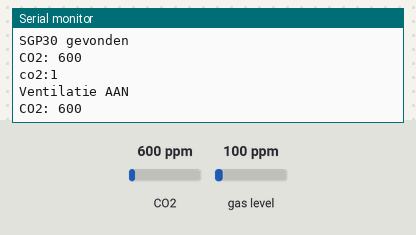
Recording of a sketch running on a simulated ESP8266 (Wemos D1 mini). Parts: the last lines printed to the serial monitor. The inputs (shaded band) are chosen by the test bench; at power-on: CO2 600 ppm, gas level 100 ppm. WiFi joins after 1.5 s; servers stay silent unless stated.

Above: at 2.7 s.
2.8 s: CO2 set to 424 ppm
At 3.9 s:
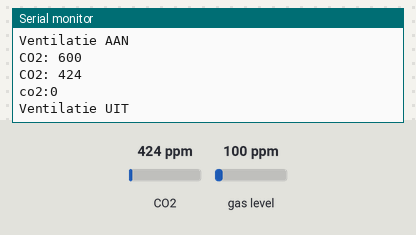
5.0 s: CO2 set to 452 ppm
At 6.3 s:
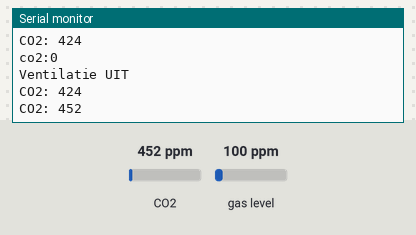
Timing chart, 0 to 8.0 s (numbered marks = the images above; inputs shaded):
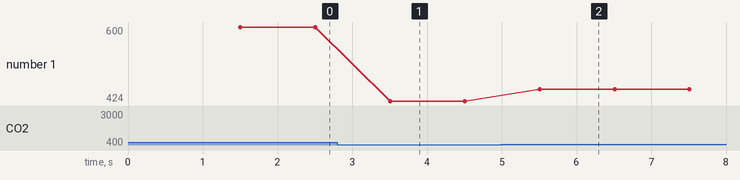

The sketch:

CO2_ventilatie.ino
```cpp
/*!
 * @file CO2_ventilatie.ino
 * @brief Hoofdprogramma voor de CO2-ventilatiemodule binnen het PES restaurantproject.
 *
 * Dit bestand bevat de hoofdlogica voor de Wemos D1 Mini die gebruikt wordt
 * voor het meten van de luchtkwaliteit in het restaurant/keukengedeelte.
 *
 * De Wemos maakt verbinding met het WiFi-netwerk, leest de CO2/eCO2-waarde uit
 * via de AirQualitySensor-klasse en stuurt via de WifiServerManager-klasse
 * een bericht naar Raspberry Pi-A wanneer de ventilatiestatus verandert.
 *
 * Bij een CO2-waarde hoger dan 500 ppm wordt het bericht "co2:1" verstuurd.
 * Dit betekent dat de ventilatie ingeschakeld moet worden.
 *
 * Bij een CO2-waarde lager dan 450 ppm wordt het bericht "co2:0" verstuurd.
 * Dit betekent dat de ventilatie weer uitgeschakeld mag worden.
 *
 * @author Arbër Deda
 * @date 2026
 */

#include "WifiServerManager.h"
#include "AirQualitySensor.h"

/*!
 * @brief Object voor WiFi- en socketcommunicatie met Raspberry Pi-A.
 *
 * Dit object beheert de verbinding tussen de Wemos D1 Mini en Raspberry Pi-A.
 * De Wemos gebruikt hierbij het opgegeven WiFi-netwerk en wacht op communicatie
 * via de WifiServerManager-klasse.
 */
WifiServerManager wifi(
    "RasberrypiWifi",
    "raspberry1#"
);

/*!
 * @brief Object voor het uitlezen van de luchtkwaliteitssensor.
 *
 * Dit object wordt gebruikt om de SGP30-sensor te initialiseren en de actuele
 * CO2/eCO2-waarde op te vragen tijdens de werking van het programma.
 */
AirQualitySensor sensor;

/*!
 * @brief Houdt bij of de ventilatie momenteel ingeschakeld is.
 *
 * Deze variabele voorkomt dat hetzelfde ventilatiebericht continu opnieuw
 * wordt verstuurd. Alleen wanneer de status verandert, wordt een nieuw bericht
 * naar Raspberry Pi-A gestuurd.
 */
bool ventilationOn = false;

/*!
 * @brief Initialiseert de seriële communicatie, WiFi-verbinding en CO2-sensor.
 *
 * Deze functie wordt één keer uitgevoerd wanneer de Wemos D1 Mini opstart.
 * Eerst wordt de seriële monitor gestart voor debug-informatie. Daarna wordt
 * de WiFi-server gestart en wordt gecontroleerd of de SGP30-sensor gevonden is.
 *
 * Als de sensor niet gevonden wordt, wordt een foutmelding geprint en blijft
 * het programma in een oneindige lus staan. Als de sensor wel gevonden wordt,
 * wordt dit gemeld via de seriële monitor.
 *
 * @return Geen returnwaarde.
 */
void setup()
{
    Serial.begin(115200);

    wifi.begin();

    if(!sensor.begin())
    {
        Serial.println("SGP30 niet gevonden");

        while(true);
    }

    Serial.println("SGP30 gevonden");
}

/*!
 * @brief Hoofdlus van het programma.
 *
 * Deze functie wordt continu herhaald zolang de Wemos D1 Mini actief is.
 * In elke iteratie wordt gecontroleerd of er een client verbonden is, wordt
 * de luchtkwaliteitssensor bijgewerkt en wordt de actuele CO2/eCO2-waarde
 * uitgelezen.
 *
 * Wanneer de CO2-waarde boven de ingestelde bovengrens komt en de ventilatie
 * nog niet aan staat, wordt de ventilatiestatus op aan gezet en wordt het
 * bericht "co2:1" verstuurd.
 *
 * Wanneer de CO2-waarde onder de ingestelde ondergrens komt en de ventilatie
 * nog aan staat, wordt de ventilatiestatus op uit gezet en wordt het bericht
 * "co2:0" verstuurd.
 *
 * Door twee verschillende grenswaarden te gebruiken, 500 ppm voor inschakelen
 * en 450 ppm voor uitschakelen, wordt voorkomen dat de ventilatie snel achter
 * elkaar aan en uit schakelt bij kleine meetverschillen.
 *
 * @return Geen returnwaarde.
 */
void loop()
{
    wifi.checkClient();

    sensor.update();

    uint16_t co2 = sensor.getCO2();

    Serial.print("CO2: ");
    Serial.println(co2);

    if(co2 > 500 && !ventilationOn)
    {
        ventilationOn = true;

        wifi.sendMessage("co2:1");

        Serial.println("Ventilatie AAN");
    }

    else if(co2 < 450 && ventilationOn)
    {
        ventilationOn = false;

        wifi.sendMessage("co2:0");

        Serial.println("Ventilatie UIT");
    }

    delay(1000);
}
```

AirQualitySensor.cpp
```cpp
/*!
 * @file AirQualitySensor.cpp
 * @brief Implementatie van de AirQualitySensor-klasse.
 *
 * Dit bestand bevat de functies voor het initialiseren en uitlezen van de
 * SGP30-luchtkwaliteitssensor. De sensor meet eCO2 en TVOC waarden en slaat
 * deze intern op, zodat andere delen van het programma deze waarden kunnen
 * opvragen.
 *
 * Deze klasse wordt gebruikt binnen de CO2-ventilatiemodule van het
 * PES restaurantproject.
 *
 * @author Arbër Deda
 * @date 2026
 */

#include "AirQualitySensor.h"

/*!
 * @brief Initialiseert de I2C-bus en de SGP30-sensor.
 *
 * Deze functie start de I2C-communicatie op de Wemos D1 Mini met SDA op D2
 * en SCL op D1. Daarna wordt gecontroleerd of de SGP30-sensor correct gevonden
 * en gestart kan worden.
 *
 * @return true als de SGP30-sensor succesvol gestart is, false als de sensor
 * niet gevonden of niet correct geïnitialiseerd kan worden.
 */
bool AirQualitySensor::begin()
{
    Wire.begin(D2, D1);

    return sgp.begin();
}

/*!
 * @brief Werkt de gemeten luchtkwaliteitswaarden bij.
 *
 * Deze functie voert een IAQ-meting uit met de SGP30-sensor. Wanneer de meting
 * succesvol is, worden de actuele eCO2- en TVOC-waarden opgeslagen in de
 * interne variabelen van de klasse.
 *
 * @return Geen returnwaarde.
 */
void AirQualitySensor::update()
{
    if(sgp.IAQmeasure())
    {
        eco2 = sgp.eCO2;
        tvoc = sgp.TVOC;
    }
}

/*!
 * @brief Geeft de laatst gemeten eCO2-waarde terug.
 *
 * De eCO2-waarde wordt gebruikt om te bepalen of de ventilatie aan of uit
 * moet worden gezet binnen het restaurant/keukengedeelte.
 *
 * @return De laatst gemeten eCO2-waarde in ppm.
 */
uint16_t AirQualitySensor::getCO2()
{
    return eco2;
}

/*!
 * @brief Geeft de laatst gemeten TVOC-waarde terug.
 *
 * De TVOC-waarde geeft een indicatie van vluchtige organische stoffen in de
 * lucht. Deze waarde wordt opgeslagen zodat deze eventueel gebruikt kan worden
 * voor monitoring of uitbreiding van het systeem.
 *
 * @return De laatst gemeten TVOC-waarde.
 */
uint16_t AirQualitySensor::getTVOC()
{
    return tvoc;
}
```

AirQualitySensor.h
```cpp
/*!
 * @file AirQualitySensor.h
 * @brief Declaratie van de AirQualitySensor-klasse.
 *
 * Dit headerbestand bevat de klasse die verantwoordelijk is voor het aansturen
 * en uitlezen van de SGP30-luchtkwaliteitssensor. De klasse maakt gebruik van
 * de Adafruit_SGP30-library en levert functies om eCO2- en TVOC-waarden op te
 * vragen.
 *
 * Deze klasse wordt gebruikt door het hoofdprogramma van de CO2-ventilatiemodule.
 *
 * @author Arbër Deda
 * @date 2026
 */

#ifndef AIRQUALITYSENSOR_H
#define AIRQUALITYSENSOR_H

#include <Arduino.h>
#include <Wire.h>
#include "Adafruit_SGP30.h"

/*!
 * @class AirQualitySensor
 * @brief Klasse voor het initialiseren en uitlezen van de SGP30-luchtkwaliteitssensor.
 *
 * De AirQualitySensor-klasse beheert de communicatie met de SGP30-sensor.
 * De klasse initialiseert de sensor via I2C, voert metingen uit en slaat de
 * laatst gemeten eCO2- en TVOC-waarden op.
 *
 * Binnen het PES restaurantproject wordt vooral de eCO2-waarde gebruikt om
 * te bepalen of de ventilatie ingeschakeld of uitgeschakeld moet worden.
 */
class AirQualitySensor
{
private:
    /*!
     * @brief Object van de Adafruit SGP30-library.
     *
     * Dit object verzorgt de directe communicatie met de fysieke SGP30-sensor.
     */
    Adafruit_SGP30 sgp;

    /*!
     * @brief Laatst gemeten eCO2-waarde.
     *
     * Deze waarde wordt gebruikt als CO2-indicatie voor de ventilatieregeling.
     */
    uint16_t eco2;

    /*!
     * @brief Laatst gemeten TVOC-waarde.
     *
     * Deze waarde geeft een indicatie van vluchtige organische stoffen in de lucht.
     */
    uint16_t tvoc;

public:
    /*!
     * @brief Initialiseert de I2C-verbinding en de SGP30-sensor.
     *
     * @return true als de sensor correct gestart is, false als initialisatie mislukt.
     */
    bool begin();

    /*!
     * @brief Voert een nieuwe meting uit en werkt de interne sensorwaarden bij.
     *
     * @return Geen returnwaarde.
     */
    void update();

    /*!
     * @brief Geeft de laatst opgeslagen eCO2-waarde terug.
     *
     * @return De laatst gemeten eCO2-waarde in ppm.
     */
    uint16_t getCO2();

    /*!
     * @brief Geeft de laatst opgeslagen TVOC-waarde terug.
     *
     * @return De laatst gemeten TVOC-waarde.
     */
    uint16_t getTVOC();
};

#endif
```

wifiservermanager.cpp
```cpp
/*!
 * @file WifiServerManager.cpp
 * @brief Implementatie van de WifiServerManager-klasse.
 *
 * Dit bestand bevat de functies voor het opzetten en beheren van de WiFi-
 * en TCP-servercommunicatie op de Wemos D1 Mini. De klasse maakt het mogelijk
 * dat Raspberry Pi-A verbinding maakt met de Wemos en berichten ontvangt of
 * verstuurt.
 *
 * Deze module wordt gebruikt binnen de CO2-ventilatiemodule van het
 * PES restaurantproject.
 *
 * @author Arbër Deda
 * @date 2026
 */

#include "WifiServerManager.h"

/*!
 * @brief Constructor van de WifiServerManager-klasse.
 *
 * Deze constructor slaat de SSID en het wachtwoord van het WiFi-netwerk op
 * en initialiseert de TCP-server op poort 9092.
 *
 * @param s De naam van het WiFi-netwerk waarmee de Wemos verbinding maakt.
 * @param p Het wachtwoord van het WiFi-netwerk.
 */
WifiServerManager::WifiServerManager(const char* s, const char* p) : server(9092)
{
    ssid = s;
    password = p;
}

/*!
 * @brief Start de WiFi-verbinding en de TCP-server.
 *
 * Deze functie stelt eerst de hostname van de Wemos in op "co2sensor".
 * Daarna wordt verbinding gemaakt met het opgegeven WiFi-netwerk.
 * Zodra de WiFi-verbinding actief is, wordt de TCP-server gestart.
 *
 * Het IP-adres van de Wemos wordt via de seriële monitor weergegeven, zodat
 * gecontroleerd kan worden of de module correct verbonden is.
 *
 * @return Geen returnwaarde.
 */
void WifiServerManager::begin() {
    WiFi.hostname("co2sensor");
    WiFi.begin(ssid, password);

    while (WiFi.status() != WL_CONNECTED) {
        delay(500);
    }

    server.begin();

    Serial.println("WiFi connected");
    Serial.println(WiFi.localIP());
}

/*!
 * @brief Controleert of er een client verbonden is.
 *
 * Deze functie kijkt of er al een actieve clientverbinding bestaat. Als er geen
 * client verbonden is, wordt gecontroleerd of een nieuwe client verbinding wil
 * maken met de TCP-server.
 *
 * Wanneer een client verbinding maakt, wordt dit gemeld via de seriële monitor.
 *
 * @return Geen returnwaarde.
 */
void WifiServerManager::checkClient() {
    if (!client || !client.connected()) {
        client = server.available();

        if(client)
        {
            Serial.println("Client connected!");
        }
    }
}

/*!
 * @brief Verstuurt een tekstbericht naar de verbonden client.
 *
 * Deze functie controleert eerst of er een client verbonden is. Als dat zo is,
 * wordt het meegegeven bericht via de TCP-verbinding verstuurd.
 *
 * Het bericht wordt ook naar de seriële monitor geschreven voor debugging.
 *
 * @param message Het bericht dat naar de client verstuurd moet worden.
 * @return Geen returnwaarde.
 */
void WifiServerManager::sendMessage(String message) {
    if (client && client.connected()) {
        client.println(message);
    }

    Serial.println(message);
}

/*!
 * @brief Leest een ontvangen bericht van de verbonden client.
 *
 * Deze functie controleert of er een client verbonden is en of er data
 * beschikbaar is. Als er data beschikbaar is, wordt het bericht gelezen tot aan
 * een newline-teken. Daarna wordt witruimte verwijderd en wordt het ontvangen
 * bericht weergegeven op de seriële monitor.
 *
 * Als er geen bericht beschikbaar is, wordt een lege String teruggegeven.
 *
 * @return Het ontvangen bericht als String, of een lege String als er geen
 * bericht beschikbaar is.
 */
String WifiServerManager::readMessage() {
    if (client && client.connected() && client.available()) {
        String message = client.readStringUntil('\n');
        message.trim(); // verwijder \r\n witruimte
        Serial.print("Ontvangen: ");
        Serial.println(message);
        return message;
    }

    return "";
}
```

wifiservermanager.h
```cpp
/*!
 * @file WifiServerManager.h
 * @brief Declaratie van de WifiServerManager-klasse.
 *
 * Dit headerbestand bevat de klasse die verantwoordelijk is voor het beheren
 * van de WiFi-verbinding en TCP-servercommunicatie op de Wemos D1 Mini.
 *
 * De klasse wordt gebruikt om berichten tussen de Wemos en Raspberry Pi-A
 * uit te wisselen binnen het PES restaurantproject.
 *
 * @author Arbër Deda
 * @date 2026
 */

#ifndef WIFISERVERMANAGER_H
#define WIFISERVERMANAGER_H

#include <ESP8266WiFi.h>

/*!
 * @class WifiServerManager
 * @brief Klasse voor WiFi- en TCP-servercommunicatie op de Wemos D1 Mini.
 *
 * Deze klasse maakt verbinding met een opgegeven WiFi-netwerk en start een
 * TCP-server. Raspberry Pi-A kan als client verbinding maken met deze server
 * om berichten te ontvangen of te versturen.
 *
 * Binnen de CO2-ventilatiemodule wordt deze klasse gebruikt om berichten zoals
 * "co2:1" en "co2:0" naar Raspberry Pi-A te sturen.
 */
class WifiServerManager {
private:
    /*!
     * @brief Naam van het WiFi-netwerk.
     *
     * Deze SSID wordt gebruikt om de Wemos D1 Mini met het juiste netwerk te verbinden.
     */
    const char* ssid;

    /*!
     * @brief Wachtwoord van het WiFi-netwerk.
     *
     * Dit wachtwoord hoort bij de opgegeven SSID.
     */
    const char* password;

    /*!
     * @brief TCP-serverobject voor inkomende verbindingen.
     *
     * De server luistert op poort 9092 en wacht op een clientverbinding
     * vanuit Raspberry Pi-A.
     */
    WiFiServer server;

    /*!
     * @brief Clientobject voor de actieve TCP-verbinding.
     *
     * Dit object stelt de verbonden client voor. Via dit object worden berichten
     * gelezen en verstuurd.
     */
    WiFiClient client;

public:
    /*!
     * @brief Constructor voor het instellen van netwerkgegevens.
     *
     * @param s De SSID van het WiFi-netwerk.
     * @param p Het wachtwoord van het WiFi-netwerk.
     */
    WifiServerManager(const char* s, const char* p);

    /*!
     * @brief Start de WiFi-verbinding en de TCP-server.
     *
     * @return Geen returnwaarde.
     */
    void begin();

    /*!
     * @brief Controleert of er een client verbonden is.
     *
     * @return Geen returnwaarde.
     */
    void checkClient();

    /*!
     * @brief Verstuurt een bericht naar de verbonden client.
     *
     * @param message Het bericht dat verstuurd moet worden.
     * @return Geen returnwaarde.
     */
    void sendMessage(String message);

    /*!
     * @brief Leest een bericht van de verbonden client.
     *
     * @return Het ontvangen bericht als String, of een lege String als er geen
     * bericht beschikbaar is.
     */
    String readMessage();
};

#endif
```

Measured:
- after the input at 2.8 s, the serial monitor: prints a new line after 0.71 s (image 1)
- after the input at 5.0 s, the serial monitor: prints a new line after 0.51 s (image 2)
- plotted number 1: 600 → 424 after the input at 2.8 s, 424 → 452 after the input at 5.0 s
